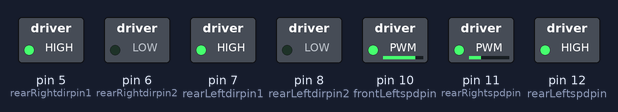
A sketch run on a simulated Arduino Uno, built with avr-gcc and run on an emulated ATmega328P. On the bench: switched loads named in the sketch (green lamp = pin HIGH). Pins used as bus, display or sensor lines are not drawn.

Above: at 0.05 s.
At 17.95 s:
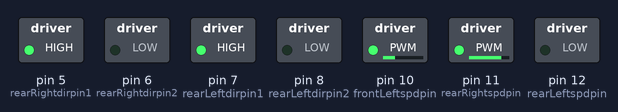
At 35.95 s:
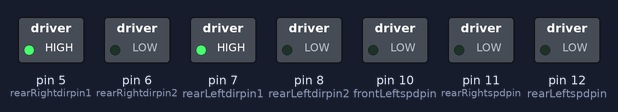
Timing chart, 0 to 41.4 s (numbered marks = the images above):
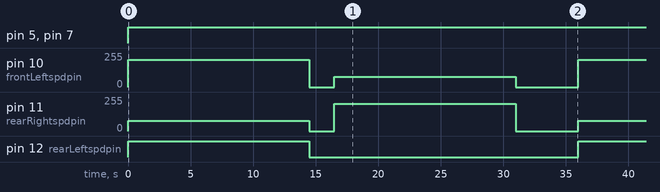

The sketch:

driver.ino
```cpp
#include "Arduino.h"
#include "Robot.h"
#include "Motor.h"


#define SPEED 50
#define TURN_SPEED 160

#define frontRightdirpin1  22
#define frontRightdirpin2  24
#define frontRightspdpin 9

#define frontLeftdirpin1  26
#define frontLeftdirpin2  28
#define frontLeftspdpin  10

#define rearRightdirpin1  5
#define rearRightdirpin2  6
#define rearRightspdpin  11

#define rearLeftdirpin1  7
#define rearLeftdirpin2  8
#define rearLeftspdpin  12

Robot robot(frontLeftdirpin1, frontLeftdirpin2, frontLeftspdpin, frontRightdirpin1, frontRightdirpin2, frontRightspdpin,
            rearLeftdirpin1, rearLeftdirpin2, rearLeftspdpin, rearRightdirpin1, rearRightdirpin2, rearRightspdpin);

//2500 for 80
//1200 for 80

//3000 for 50
//1400 for 50

void square()
{
  //FIRST SIDE
  robot.forward(SPEED);
  delay(3000);
  robot.stop();
  delay(1000);

  robot.right_turn(SPEED);
  delay(1400);
  robot.stop();
  delay(1000);

//SECOND SIDE
  robot.forward(SPEED);
  delay(3000);
  robot.stop();
  delay(1000);

  robot.right_turn(SPEED);
  delay(1400);
  robot.stop();
  delay(1000);

//THIRD SIDE
  robot.forward(SPEED);
  delay(3000);
  robot.stop();
  delay(1000);

  robot.right_turn(SPEED);
  delay(1400);
  robot.stop();
  delay(1000);

//FOURTH SIDE
  robot.forward(SPEED);
  delay(3000);
  robot.stop();
  delay(1000);

  robot.right_turn(SPEED);
  delay(1400);
  robot.stop();
  delay(1000);
}

void figure8()
{
  Motor FL(26,28,10);
  Motor FR(22,24,9);
  Motor RL(7,8,12);
  Motor RR(5,6,11);

  FL.forward(80);
  RL.forward(80);
  FR.forward(30);
  RR.forward(30);
  delay(14500);
  FL.stop();
  RL.stop();
  FR.stop();
  RR.stop();
  delay(2000);
  FL.forward(30);
  RL.forward(30);
  FR.forward(80);
  RR.forward(80);
  delay(14500);
  FL.stop();
  RL.stop();
  FR.stop();
  RR.stop();
  delay(5000);
}

void setup() {

}

void loop() {

 // square();
  //delay(5000);
  figure8();


}
```

Motor.cpp
```cpp
#include "Arduino.h"
#include "Motor.h"

Motor::Motor(int dir1pin, int dir2pin, int spd_pin)
{
  pinMode(dir1pin, OUTPUT);
  pinMode(dir2pin, OUTPUT);
  pinMode(spd_pin, OUTPUT);
  _pin = dir1pin;
  _pin2 = dir2pin;
  _spd_pin = spd_pin;

}
void Motor::forward(int speed)
{
  digitalWrite(_pin,HIGH);
  digitalWrite(_pin2,LOW);
  analogWrite(_spd_pin,(255.0*(speed/100.0)));
}

void Motor::backward(int speed)
{
  digitalWrite(_pin,LOW);
  digitalWrite(_pin2,HIGH);
  analogWrite(_spd_pin,(255.0*(speed/100.0)));
}

void Motor::stop()
{
  analogWrite(_spd_pin,0);
}
```

Motor.h
```cpp
#include "Arduino.h"

#ifndef Motor_h
#define Motor_h


class Motor
{
  public:
    Motor(int pin, int pin2, int spd_pin);
    void forward (int speed);
    void backward(int speed);
    void stop();

  private:
    int _pin;
    int _pin2;
    int _spd_pin;

};

#endif
```

Robot.cpp
```cpp
#include "Arduino.h"
#include "Robot.h"
#include "Motor.h"


Robot::Robot(int dirFL1pin, int dirFL2pin, int spdFLpin, int dirFR1pin, int dirFR2pin, int spdFRpin,
                int dirRL1pin, int dirRL2pin, int spdRLpin, int dirRR1pin, int dirRR2pin, int spdRRpin):
                motor_FL(dirFL1pin, dirFL2pin, spdFLpin),
                motor_FR(dirFR1pin, dirFR2pin, spdFRpin),
                motor_RL(dirRL1pin, dirRL2pin, spdRLpin),
                motor_RR(dirRR1pin, dirRR2pin, spdRRpin)
{

}
void Robot::forward(int speed)
{
  motor_FL.forward(speed);
  motor_FR.forward(speed*0.8);
  motor_RR.forward(speed*0.8);
  motor_RL.forward(speed);
}

void Robot::backward(int speed)
{
  motor_FL.backward(speed);
  motor_FR.backward(speed);
  motor_RR.backward(speed);
  motor_RL.backward(speed);
}

void Robot::left_turn(int speed){
  motor_FL.backward(0);
  motor_FR.forward(speed);
  motor_RR.forward(speed);
  motor_RL.backward(0);
}
void Robot::right_turn(int speed){
  motor_FL.forward(speed);
  motor_FR.forward(0);
  motor_RR.forward(0);
  motor_RL.forward(speed);
}

void Robot::slideRight(int speed)
{

}

void Robot::slideLeft(int speed)
{

}


void Robot::rotateCCW(int speed)
{
  motor_FL.backward(speed*.6);
  motor_FR.forward(speed*.6);
  motor_RR.forward(speed);
  motor_RL.backward(speed);
}

void Robot::rotateCW(int speed)
{
  motor_FL.forward(speed);
  motor_FR.backward(speed);
  motor_RR.backward(speed*.6);
  motor_RL.forward(speed*.6);
}

void Robot::stop()
{
  motor_FL.stop();
  motor_FR.stop();
  motor_RR.stop();
  motor_RL.stop();
}
```

Robot.h
```cpp
#ifndef Robot_h
#define Robot_h

#include "Arduino.h"
#include "Motor.h"

class Robot {
  public:
   // Robot(int dirFLpin1, dirFLpin2, int spdFLpin, int dirFRpin1, int dirFRpin2, int spdFRpin. dirRLpin1
    Robot(int dirFL1pin, int dirFL2pin, int spdFLpin, int FR1pin, int dirFR2pin, int spdFRpin,
                int dirRL1pin, int dirRL2pin, int spdRLpin, int dirRR1pin, int dirRR2pin, int spdRRpin);
    void forward (int speed);
    void backward(int speed);
    void slideRight(int speed);
    void slideLeft(int speed);
    void rotateCCW(int speed);
    void rotateCW(int speed);
    void left_turn(int speed);
    void right_turn(int speed);

    void stop();

  private:
  Motor motor_FL;
  Motor motor_FR;
  Motor motor_RL;
  Motor motor_RR;

};

#endif
```

Measured:
- by itself, pin 5 (rearRightdirpin1), pin 7 (rearLeftdirpin1): LOW → HIGH at 0.00 s
- by itself, pin 10 (frontLeftspdpin): repeats every 36.0 s: 0/255 2.0 s, 76/255 14.5 s, 0/255 5.0 s, 204/255 14.5 s
- by itself, pin 11 (rearRightspdpin): repeats every 36.0 s: 0/255 2.0 s, 204/255 14.5 s, 0/255 5.0 s, 76/255 14.5 s
- by itself, pin 12 (rearLeftspdpin): alternates HIGH for 14.5 s and LOW for 21.5 s
